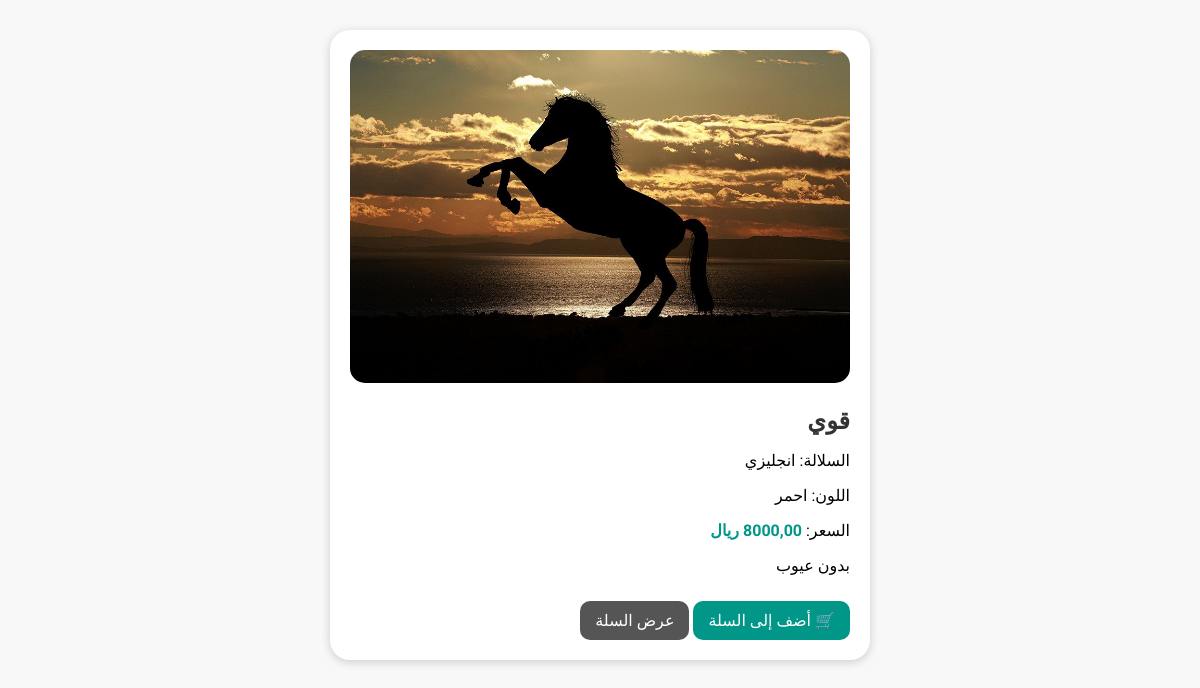
The app's page /stables/horse/4/ with its own data.
### stables/models.py (models this page shows, shortened)
class Horse(models.Model):
    name = models.CharField('الاسم', max_length=255)
    breed = models.CharField('السلالة', max_length=100, blank=True, null=True)
    birth_date = models.DateField('تاريخ الميلاد', blank=True, null=True)
    color = models.CharField('اللون', max_length=50, blank=True, null=True)
    photo = models.ImageField('الصورة', upload_to='horses/photos/', blank=True, null=True)
    contact_phone = models.CharField('رقم التواصل', max_length=30, blank=True, null=True)
    price = models.DecimalField('السعر (ريال)', max_digits=10, decimal_places=2, blank=True, null=True)
    specs = models.TextField('المواصفات', blank=True, null=True)
    location = models.CharField('الموقع', max_length=120, blank=True, null=True)
    class Meta:
        verbose_name = 'حصان'
        verbose_name_plural = 'الخيول'

### stables/views.py (the view)
# urls.py: path('horse/<int:horse_id>/', views.horse_detail, name='horse_detail'),
def horse_detail(request, horse_id):
    horse = get_object_or_404(Horse, id=horse_id)
    cart_count = get_cart_count(request)
    return render(request, 'stables/horse_detail.html', {
        'horse': horse,
        'cart_count': cart_count
    })

### stables/views.py (called while the page is built)
def get_cart_count(request):
    return len(request.session.get('cart', []))

### templates/stables/horse_detail.html (shortened to what this page needs)
{% load static %}
<!DOCTYPE html>
<html lang="ar" dir="rtl">
<head>
</head>
<body>
    <div class="card">
        {% if horse.photo %}
            <img src="{{ horse.photo.url }}" alt="{{ horse.name }}">
        {% endif %}
        <h2>{{ horse.name }}</h2>
        <p>السلالة: {{ horse.breed }}</p>
        <p>اللون: {{ horse.color }}</p>
        <p>السعر: <span class="price">{{ horse.price }} ريال</span></p>
        <p>{{ horse.specs }}</p>
        <a href="{% url 'stables:add_to_cart' horse.id %}" class="btn">🛒 أضف إلى السلة</a>
        <a href="{% url 'stables:view_cart' %}" class="btn" style="background:#555;">عرض السلة</a>
    </div>
</body>
</html>

### templates/stables/horse_detail.html (style rules this page uses)
body { font-family: 'Tajawal', sans-serif; margin: 30px; background: #f8f8f8; }
.card { background: white; border-radius: 20px; box-shadow: 0 2px 10px #ccc; padding: 20px; max-width: 500px; margin: auto; }
img { width: 100%; border-radius: 15px; margin-bottom: 20px; }
h2 { margin: 0; color: #333; }
.price { color: #009688; font-weight: bold; }
.btn { display: inline-block; padding: 10px 15px; background: #009688; color: white; border-radius: 10px; text-decoration: none; margin-top: 10px; }

### records on screen
Horse: photo (picture), name "قوي", breed "انجليزي", color "احمر", price "8000,00", specs "بدون عيوب"
